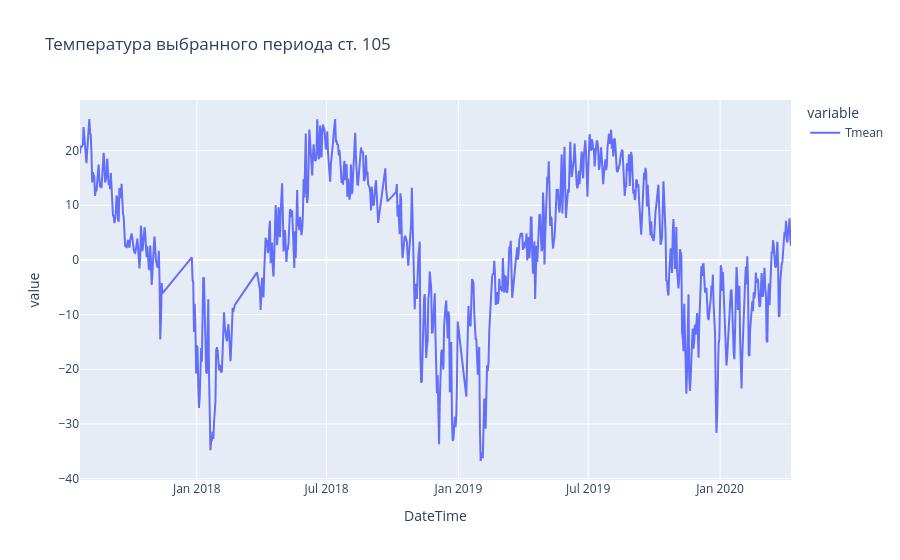

Notebook source saved alongside this figure:
### Code cell
# Using plotly.express
import plotly.express as px

import pandas as pd

fig = px.line(per_temp105, title='Температура выбранного периода ст. 105')
fig.show()

### Figure 1 — Plotly figure (JSON) as saved in the notebook; plotly's stock layout.template omitted (floating-point values rounded to 4 significant figures; data arrays with more than 128 entries replaced by an {"elided": "..."} marker saying what was removed)
{"data": [{"hovertemplate": "variable=Tmean<br>DateTime=%{x}<br>value=%{y}<extra></extra>", "legendgroup": "Tmean", "line": {"color": "#636efa", "dash": "solid"}, "mode": "lines", "name": "Tmean", "orientation": "v", "showlegend": true, "type": "scatter", "x": {"elided": "993 str values"}, "xaxis": "x", "y": {"elided": "993 float values"}, "yaxis": "y"}], "layout": {"legend": {"title": {"text": "variable"}, "tracegroupgap": 0}, "title": {"text": "Температура выбранного периода ст. 105"}, "xaxis": {"anchor": "y", "domain": [0, 1], "title": {"text": "DateTime"}}, "yaxis": {"anchor": "x", "domain": [0, 1], "title": {"text": "value"}}}}
